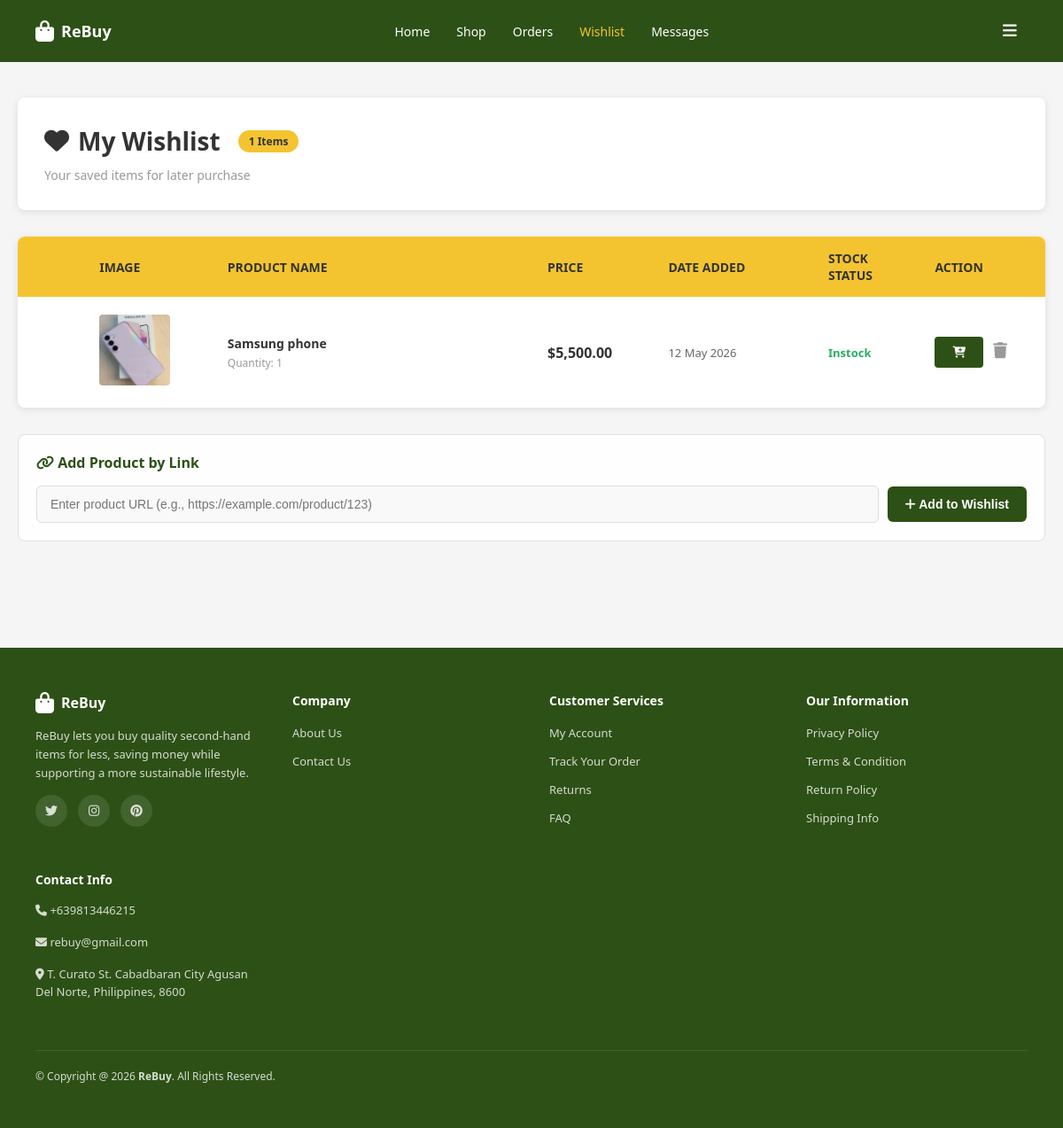
Screenshot of /php/wishlist.php (signed in) with the database file from the repository.
### tables this page shows
CREATE TABLE `wishlist` (
  `id` int(11) NOT NULL,
  `user_id` int(11) NOT NULL,
  `product_id` int(11) NOT NULL,
  `added_at` timestamp NOT NULL DEFAULT current_timestamp()
);

CREATE TABLE `products` (
  `id` int(11) NOT NULL,
  `seller_id` int(11) NOT NULL DEFAULT 1,
  `name` varchar(255) NOT NULL,
  `description` text DEFAULT NULL,
  `price` decimal(10,2) NOT NULL,
  `stock` int(11) DEFAULT 0,
  `original_price` decimal(10,2) DEFAULT NULL,
  `category` varchar(100) DEFAULT NULL,
  `image_url` varchar(255) DEFAULT NULL,
  `stock_quantity` int(11) DEFAULT 0,
  `status` enum('active','inactive','out_of_stock') DEFAULT 'active',
  `rating` float DEFAULT 0,
  `created_at` timestamp NOT NULL DEFAULT current_timestamp(),
  `updated_at` timestamp NOT NULL DEFAULT current_timestamp() ON UPDATE current_timestamp()
);

### php/wishlist.php (the view, shortened to what this page needs)
<?php
include 'db.php';
$user_id = $_SESSION['user_id'];
$stmt = $conn->prepare("
    SELECT p.id, p.name, p.price, p.original_price, p.image_url, p.rating, p.stock_quantity as stock, w.added_at
    FROM wishlist w
    JOIN products p ON w.product_id = p.id
    WHERE w.user_id = ?
    ORDER BY w.id DESC
");
$stmt->bind_param("i", $user_id);
if (!$stmt->execute()) {
    die("Error executing statement: " . $stmt->error);
}
$result = $stmt->get_result();
$wishlist_items = $result->fetch_all(MYSQLI_ASSOC);
?>
<!DOCTYPE html>
<html lang="en">
<head>
    <link rel="stylesheet" href="https://cdnjs.cloudflare.com/ajax/libs/font-awesome/6.5.0/css/all.min.css">
    <link rel="stylesheet" href="../css/header-footer.css">
</head>
<body>
    <div class="page-wrapper">
        <?php include '_header.php'; ?>
        <div class="page-content">
            <div class="wishlist-container">
                <div class="wishlist-header">
                    <h1>
                        <i class="fas fa-heart"></i>
                        My Wishlist
                        <span class="wishlist-counter"><?php echo count($wishlist_items); ?> Items</span>
                    </h1>
                    <p>Your saved items for later purchase</p>
                </div>
                <?php if (empty($wishlist_items)): ?>
                    <div class="empty-wishlist">
                        <i class="fas fa-heart-broken"></i>
                        <h2>Your Wishlist is Empty</h2>
                        <p>Add your favorite items to your wishlist and revisit them whenever you're ready!</p>
                        <a href="shop.php">Continue Shopping</a>
                    </div>
                    <div class="add-by-link-section" style="margin-top: 20px;">
                        <h3><i class="fas fa-link"></i> Add Product by Link</h3>
                        <form method="POST" action="wishlist_add_by_link.php" class="link-form">
                            <div class="link-input-group">
                                <input type="url" name="product_link" placeholder="Enter product URL (e.g., https://example.com/product/123)" required>
                                <button type="submit" class="add-link-btn">
                                    <i class="fas fa-plus"></i> Add to Wishlist
                                </button>
                            </div>
                        </form>
                    </div>
                <?php else: ?>
                    <div class="wishlist-table-wrapper">
                        <table class="wishlist-table">
                            <thead>
                                <tr>
                                    <th></th>
                                    <th>Image</th>
                                    <th>Product Name</th>
                                    <th>Price</th>
                                    <th>Date Added</th>
                                    <th>Stock Status</th>
                                    <th>Action</th>
                                </tr>
                            </thead>
                            <tbody>
                                <?php foreach ($wishlist_items as $item): ?>
                                    <tr>
                                        <td>
                                        </td>
                                        <td class="product-img-cell">
                                            <img src="<?php echo !empty($item['image_url']) ? '../' . htmlspecialchars($item['image_url']) : 'https://via.placeholder.com/80'; ?>" alt="<?php echo htmlspecialchars($item['name']); ?>">
                                        </td>
                                        <td>
                                            <div class="product-name-cell"><?php echo htmlspecialchars($item['name']); ?></div>
                                            <div class="product-quantity">Quantity: 1</div>
                                        </td>
                                        <td class="price-cell">$<?php echo number_format($item['price'], 2); ?></td>
                                        <td class="date-cell"><?php echo date('d F Y', strtotime($item['added_at'])); ?></td>
                                        <td class="stock-cell <?php echo $item['stock'] > 0 ? 'instock' : 'outstock'; ?>">
                                            <?php echo $item['stock'] > 0 ? 'Instock' : 'Out of Stock'; ?>
                                        </td>
                                        <td>
                                            <form method="POST" action="cart_add.php" style="display:inline;">
                                                <button type="submit" class="add-to-cart-btn"><i class="fas fa-cart-plus"></i></button>
                                            </form>
                                            <a href="wishlist_remove.php?id=<?php echo $item['id']; ?>" class="remove-btn" title="Remove from Wishlist">
                                                <i class="fas fa-trash"></i>
                                            </a>
                                        </td>
                                    </tr>
                                <?php endforeach; ?>
                            </tbody>
                        </table>
                    </div>
                        <div class="add-by-link-section" style="margin-top: 20px;">
                            <h3><i class="fas fa-link"></i> Add Product by Link</h3>
                            <form method="POST" action="wishlist_add_by_link.php" class="link-form">
                                <div class="link-input-group">
                                <input class="wishlist-link-input" type="url" name="product_link" placeholder="Enter product URL (e.g., https://example.com/product/123)" required>
                                <button type="submit" class="add-link-btn">
                                    <i class="fas fa-plus"></i> Add to Wishlist
                                </button>
                                </div>
                            </form>
                        </div>
                <?php endif; ?>
            </div>
    <footer>
        <div class="footer-container">
            <div class="footer-content">
                <div class="footer-section">
                    <div class="footer-logo">
                        <i class="fas fa-shopping-bag"></i>
                        <span>ReBuy</span>
                    </div>
                    <p class="footer-text">ReBuy lets you buy quality second-hand items for less, saving money while supporting a more sustainable lifestyle.</p>
                    <div class="social-links">
                        <a href="#"><i class="fab fa-twitter"></i></a>
                        <a href="#"><i class="fab fa-instagram"></i></a>
                        <a href="#"><i class="fab fa-pinterest"></i></a>
                    </div>
                </div>
                <div class="footer-section">
                    <h3>Company</h3>
                    <ul>
                        <li><a href="about_us.php">About Us</a></li>
                        <li><a href="#">Contact Us</a></li>
                    </ul>
                </div>
                <div class="footer-section">
                    <h3>Customer Services</h3>
                    <ul>
                        <li><a href="settings.php">My Account</a></li>
                        <li><a href="#">Track Your Order</a></li>
                        <li><a href="#">Returns</a></li>
                        <li><a href="#">FAQ</a></li>
                    </ul>
                </div>
                <div class="footer-section">
                    <h3>Our Information</h3>
                    <ul>
                        <li><a href="#">Privacy Policy</a></li>
                        <li><a href="#">Terms & Condition</a></li>
                        <li><a href="#">Return Policy</a></li>
                        <li><a href="#">Shipping Info</a></li>
                    </ul>
                </div>
                <div class="footer-section">
                    <h3>Contact Info</h3>
                    <p class="footer-text"><i class="fas fa-phone"></i> +639813446215</p>
                    <p class="footer-text"><i class="fa-solid fa-envelope"></i> rebuy@gmail.com</p>
                    <p class="footer-text"><i class="fa-solid fa-location-dot"></i> T. Curato St. Cabadbaran City Agusan Del Norte, Philippines, 8600</p>
                </div>
            </div>
            <div class="footer-bottom">
                <p>&copy; Copyright @ 2026 <strong>ReBuy</strong>. All Rights Reserved.</p>
            </div>
        </div>
    </footer>
    </div>
</body>
</html>

### css/header-footer.css (style rules this page uses)
:root { --primary-color: #2d5016; --secondary-color: #f4c430; --text-dark: #333; --text-light: #666; --bg-light: #f5f5f5; --border-color: #e0e0e0; }
* { margin: 0; padding: 0; box-sizing: border-box; }
body { font-family: 'Segoe UI', Tahoma, Geneva, Verdana, sans-serif; background-color: var(--bg-light); color: var(--text-dark); }
footer { background: var(--primary-color); color: white; padding: 50px 40px; margin-top: 80px; }
.footer-container { max-width: 1400px; margin: 0 auto; }
.footer-content { display: grid; grid-template-columns: repeat(auto-fit, minmax(250px, 1fr)); gap: 40px; margin-bottom: 40px; }
.footer-section h3 { margin-bottom: 15px; font-size: 14px; font-weight: 600; }
.footer-section ul { list-style: none; }
.footer-section ul li { margin-bottom: 10px; }
.footer-section a { color: rgba(255,255,255,0.8); text-decoration: none; font-size: 13px; transition: color 0.3s; }
.footer-logo { display: flex; align-items: center; gap: 8px; margin-bottom: 15px; font-size: 16px; font-weight: bold; }
.footer-logo i { font-size: 24px; }
.footer-text { font-size: 13px; color: rgba(255,255,255,0.8); line-height: 1.6; margin-bottom: 15px; }
.social-links { display: flex; gap: 12px; }
.social-links a { width: 36px; height: 36px; border-radius: 50%; background: rgba(255,255,255,0.1); display: flex; align-items: center; justify-content: center; font-size: 14px; transition: background 0.3s; }
.footer-bottom { border-top: 1px solid rgba(255,255,255,0.1); padding-top: 20px; display: flex; justify-content: space-between; align-items: center; font-size: 12px; color: rgba(255,255,255,0.8); }

### rows the page displays
wishlist: product.image_url (picture), product.name "Samsung phone", product.price "5,500.00", added_at "12 May 2026"

### other values shown
count($wishlist_items) "1"
